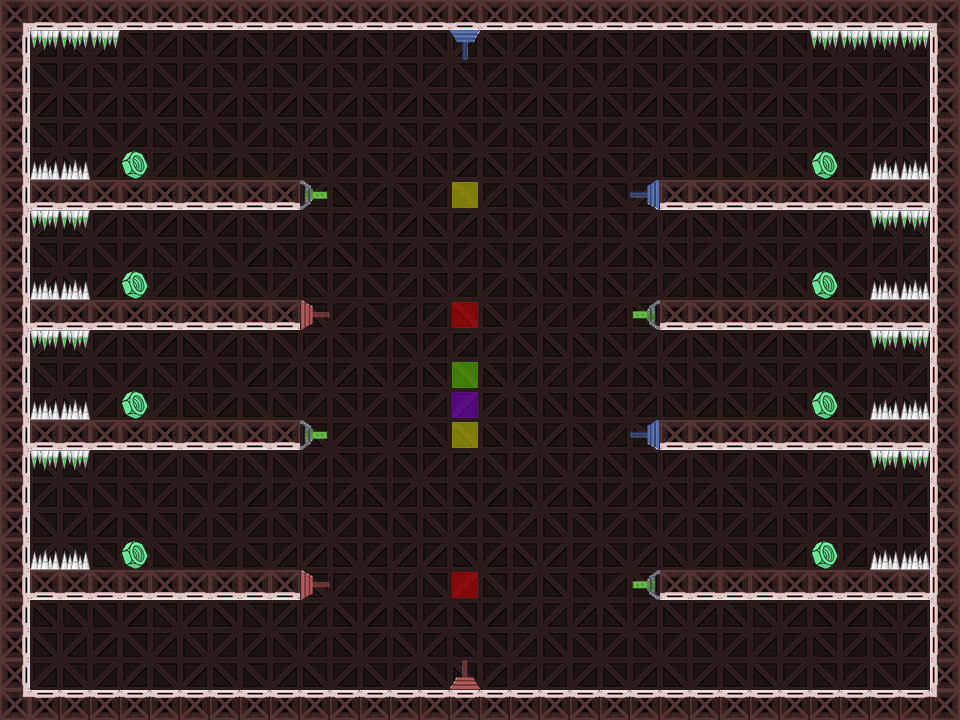

A level layout from a 2D game, rendered from its tile map. Below: a short description, then the map file with tile-grid data replaced by summaries:
An orthogonal 32x24 tile map with 30x30 px tiles, 10 tile layers (Background, Turrets, Walls, StaticEnemies, ...), 2 hidden layers not drawn.

<map version="1.2" tiledversion="1.3.1" orientation="orthogonal" renderorder="right-down" compressionlevel="0" width="32" height="24" tilewidth="30" tileheight="30" infinite="0" nextlayerid="16" nextobjectid="1">
 <tileset firstgid="1" source="TileSet_map_3.tsx" />
 <layer id="2" name="Background" width="32" height="24">
  <data>[768 cells, 768 non-empty, 5 distinct tile ids]</data>
 </layer>
 <layer id="9" name="Turrets" width="32" height="24">
  <data>[768 cells, 4 non-empty, 2 distinct tile ids]</data>
 </layer>
 <layer id="10" name="TurretsHitbox" width="32" height="24" visible="0">
  <data>[768 cells, 240 non-empty, 4 distinct tile ids]</data>
 </layer>
 <layer id="1" name="Walls" width="32" height="24">
  <data>[768 cells, 180 non-empty, 8 distinct tile ids]</data>
 </layer>
 <layer id="3" name="StaticEnemies" width="32" height="24">
  <data>[768 cells, 35 non-empty, 2 distinct tile ids]</data>
 </layer>
 <layer id="4" name="Rewards" width="32" height="24">
  <data>[768 cells, 8 non-empty, 1 distinct tile ids]</data>
 </layer>
 <layer id="13" name="HiddenTurrets" width="32" height="24">
  <data>[768 cells, 0 non-empty, 0 distinct tile ids]</data>
 </layer>
 <layer id="5" name="Fire" width="32" height="24">
  <data>[768 cells, 3 non-empty, 2 distinct tile ids]</data>
 </layer>
 <layer id="15" name="Upgrades" width="32" height="24" visible="0">
  <data>[768 cells, 4 non-empty, 1 distinct tile ids]</data>
 </layer>
 <layer id="7" name="Laser" width="32" height="24">
  <data>[768 cells, 3 non-empty, 2 distinct tile ids]</data>
 </layer>
 <layer id="8" name="LaserMax" width="32" height="24">
  <data>[768 cells, 3 non-empty, 2 distinct tile ids]</data>
 </layer>
 <layer id="6" name="FireMax" width="32" height="24">
  <data>[768 cells, 3 non-empty, 2 distinct tile ids]</data>
 </layer>
</map>
